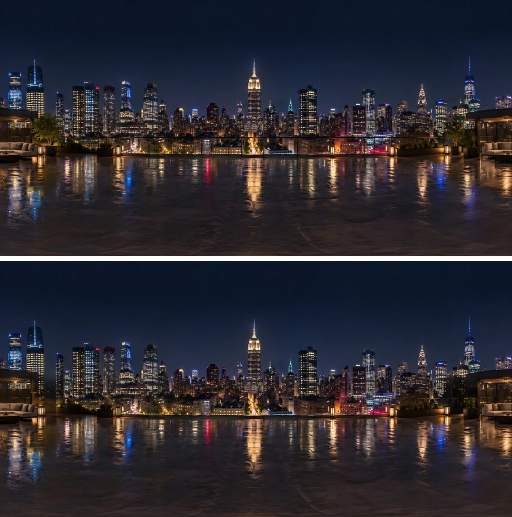
#> input picture trazo/Herramientas/Retoques/nueva_york/antes_despues.jpg, 1024 x 1034 px (shown at 1/2 size)
$ python mascara.py antes_despues.jpg vista_profundidad.png vista_profundidad.png
#> lines starting #> are read from the running program, lines starting #| are printed output that depends on the picture
# Azotea de Nueva York (v38): lo que se quita con LaMa.
#  - La BARANDA de vidrio: la barra de arriba (una raya oscura casi horizontal) y los postes (rayitas oscuras
#    verticales que van de la barra de arriba a la de abajo). Los postes se encuentran solos: columnas donde, a lo
#    alto de toda la baranda, el pixel es más oscuro que sus vecinos de los lados.
#  - Los dos ARBOLITOS en macetas que se mezclan con los edificios de atrás (con su maceta).
# Coordenadas en pixeles de la foto 4096 x 2048.
# Uso: python3 mascara.py foto.jpg mascara.png
import sys
import numpy as np, cv2
foto, salida = sys.argv[1:3]
solo = sys.argv[3] if len(sys.argv) > 3 else "todo"   # "baranda", "arboles" o "todo"
img = cv2.imread(foto)
#> img is the input picture: shape (1034, 1024, 3); mean B, G, R 49.1, 42.4, 44.8
H, W = img.shape[:2]
#> H = 1034; W = 1024
g = cv2.cvtColor(img, cv2.COLOR_BGR2GRAY).astype(np.float32) / 255.0
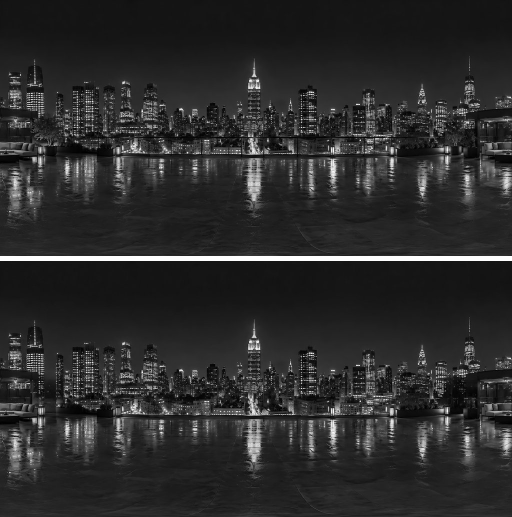
#> g: shape (1034, 1024) float32 (shown at 1/2 size); min 0, max 1, mean 0.172
m = np.zeros((H, W), np.uint8)
X0, X1 = 500, 3570                 # de dónde a dónde va la baranda (de frente)
# La barra de arriba: en cada tramo de 64 columnas, la fila más oscura entre 1080 y 1112.
for x in range(X0, X1, 64):
    banda = g[1080:1112, x:x + 64].mean(1)
#> (the run stopped early here; a loop or call above may not have finished)
